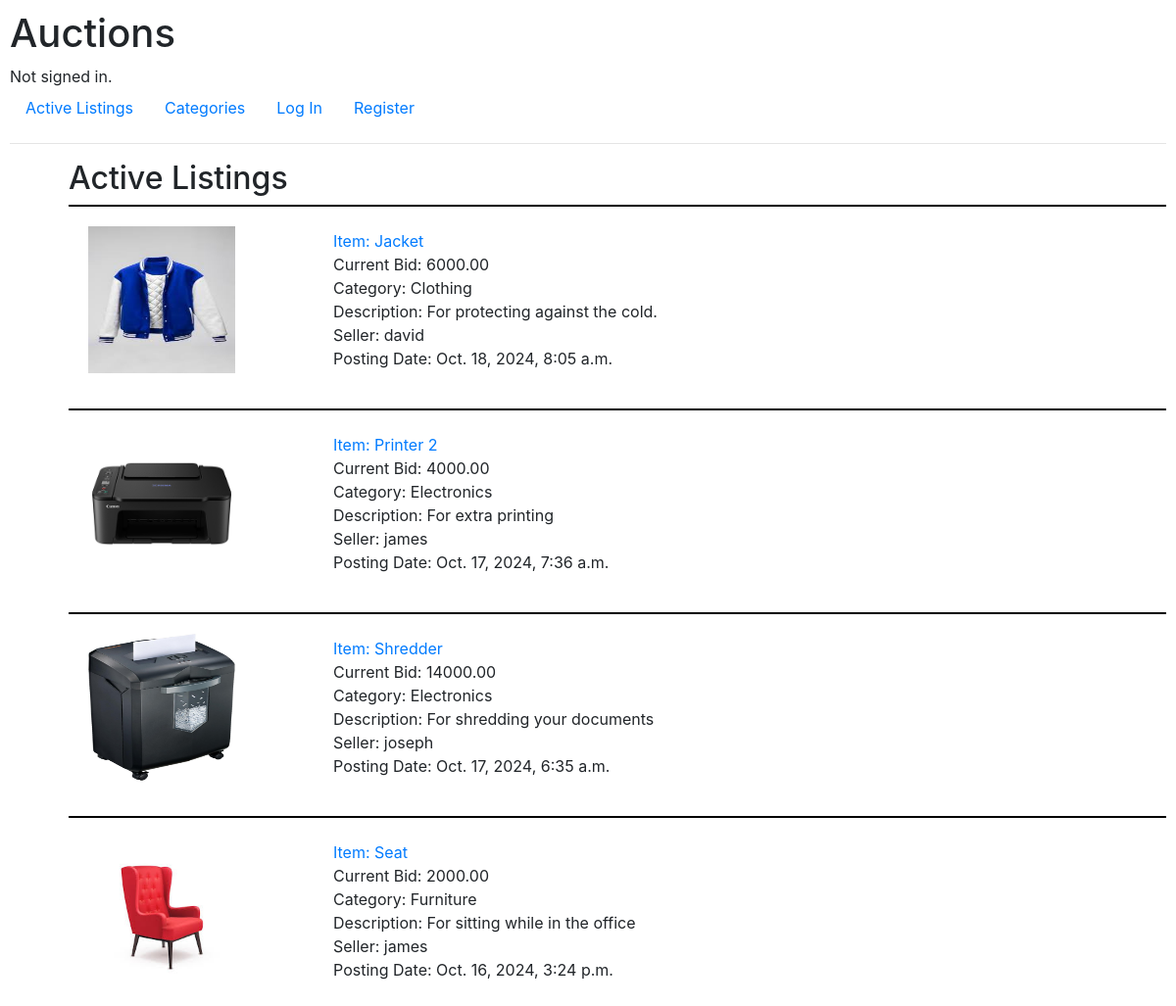
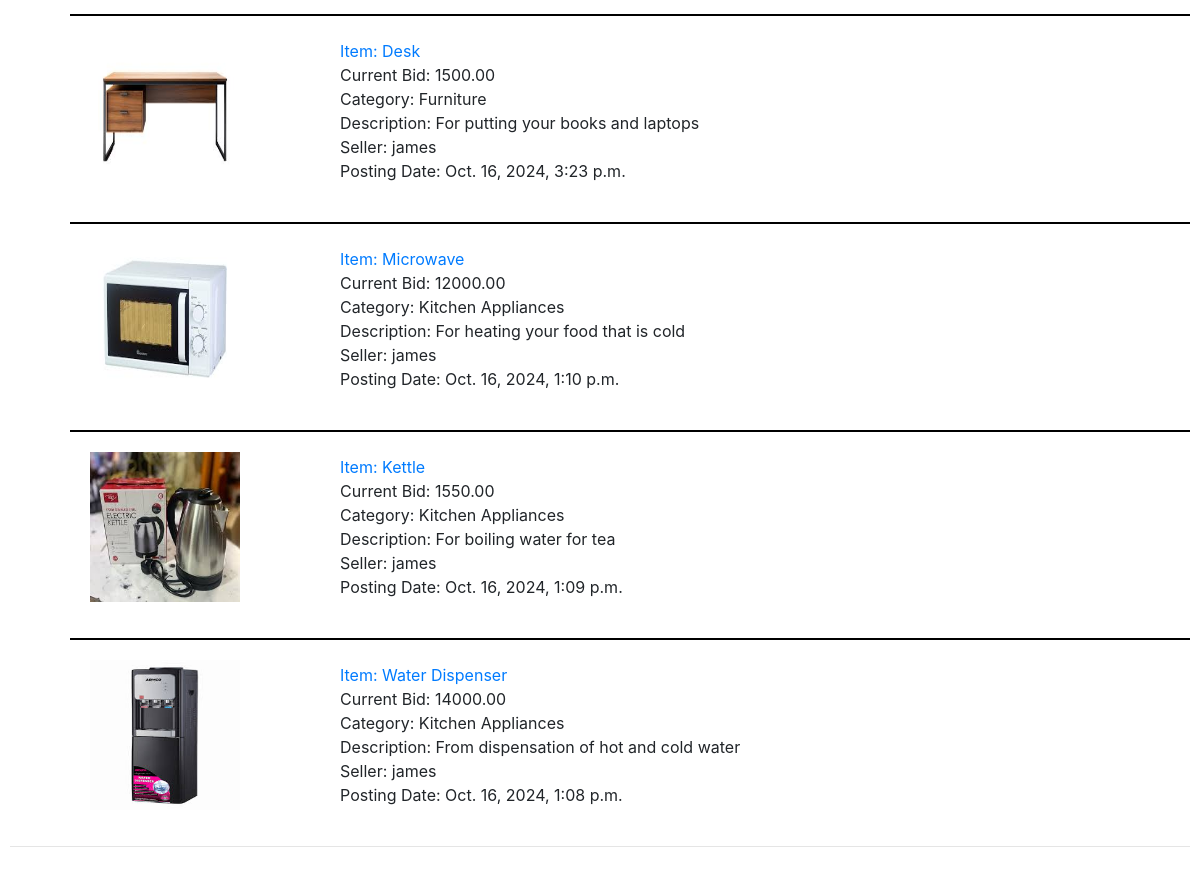
The app's page /, older data (2 pictures, top to bottom).
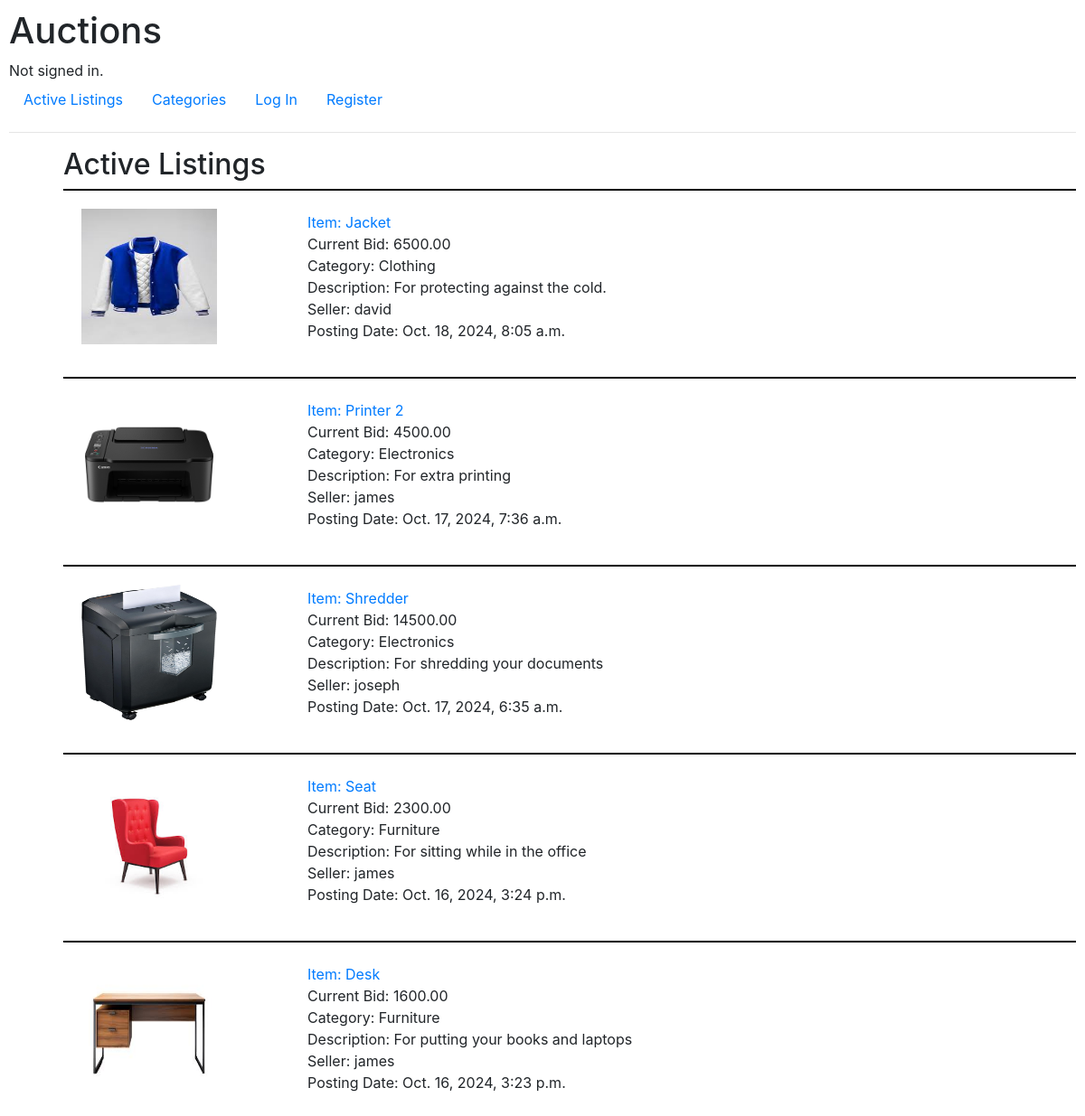
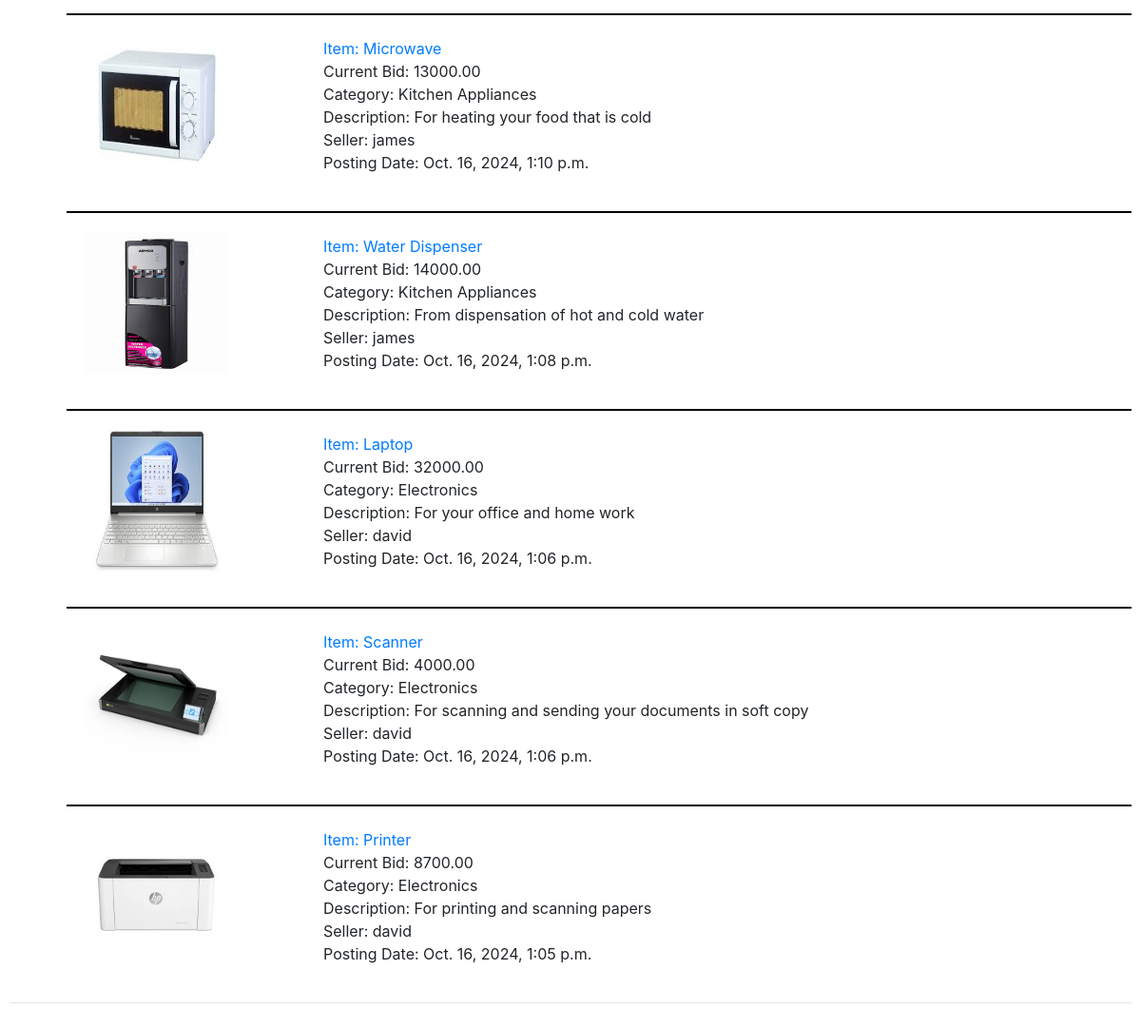
The same page, newer data (2 pictures, top to bottom).
### auctions/models.py (models this page shows, shortened)
class Listing(models.Model):
    CATEGORY_CHOICES = [
        ('elec', 'Electronics'),
        ('ktc', 'Kitchen Appliances'),
        ('clt', 'Clothing'),
        ('fur', 'Furniture')
    ]
    title = models.CharField(max_length=64)
    description = models.TextField()
    starting_bid = models.DecimalField(max_digits=10, decimal_places=2)
    posting_date = models.DateTimeField(auto_now_add=True)
    category = models.CharField(max_length=32, choices=CATEGORY_CHOICES)
    image  = models.ImageField(null=True, blank=True, upload_to="images/")
    closed = models.BooleanField(default=False)
    user = models.ForeignKey(User, on_delete=models.CASCADE, related_name="listing")

class User(AbstractUser):
    pass

### auctions/views.py (the view)
# urls.py: path("", views.index, name="index"),
def index(request):
    listing = Listing.objects.exclude(closed=True).order_by("-posting_date")
    return render(
        request,
        "auctions/index.html",
        {
            "listings": listing,
            "total": total_items(request.user.id),
            "categories": categories,
        },
    )

### auctions/views.py (called while the page is built)
def total_items(user_id):
    return Watchlist.objects.filter(author=user_id).count()

### auctions/templates/auctions/index.html
{% extends "auctions/layout.html" %}
{% block body %}
    <h2>Active Listings</h2>
    {% for listing in listings %}
        <ul id="active-listing">
            <div>
                <li>{% if listing.image %}
                    <img src="{{ listing.image.url }}" alt="photo of item" class="active-image">
                {% endif %}</li>
            </div>
            <div id="details">
                <li><a href="{% url 'listing' listing.id %}">Item: {{ listing.title }} </a></li>
                <li>Current Bid: {{ listing.starting_bid}}</li>
                <li>Category: {{ categories.listing.category }}
                    {% for category, value in categories.items %}
                        {% if listing.category == category %}
                            {{ value }}
                        {% endif %}
                    {% endfor %}
                </li>
                <li>Description: {{ listing.description }} </li>
                <li>Seller: {{ listing.user.username }}</li>
                <li>Posting Date: {{ listing.posting_date }}</li>
            </div>
        </ul>
    {% endfor %}
    <hr>
{% endblock %}

Row changes from the older to the newer data that the page shows:
no longer on this page (row edited): Listing: image (picture), title "Kettle", starting_bid "1550.00", categories "Kitchen Appliances", description "For boiling water for tea", user.username "james", posting_date "Oct. 16, 2024, 1:09 p.m."
changed Listing "Jacket": starting_bid "6000.00" → "6500.00"
changed Listing "Printer 2": starting_bid "4000.00" → "4500.00"
changed Listing "Shredder": starting_bid "14000.00" → "14500.00"
changed Listing "Seat": starting_bid "2000.00" → "2300.00"
changed Listing "Desk": starting_bid "1500.00" → "1600.00"
changed Listing "Microwave": starting_bid "12000.00" → "13000.00"
now on this page (row edited): Listing: image (picture), title "Laptop", starting_bid "32000.00", categories "Electronics", description "For your office and home work", user.username "david", posting_date "Oct. 16, 2024, 1:06 p.m."
now on this page (row edited): Listing: image (picture), title "Scanner", starting_bid "4000.00", categories "Electronics", description "For scanning and sending your documents in soft copy", user.username "david", posting_date "Oct. 16, 2024, 1:06 p.m."
now on this page (row edited): Listing: image (picture), title "Printer", starting_bid "8700.00", categories "Electronics", description "For printing and scanning papers", user.username "david", posting_date "Oct. 16, 2024, 1:05 p.m."
